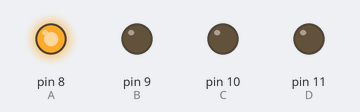
The sketch below on a simulated Arduino Uno, built with avr-gcc and run on an emulated ATmega328P. Shown: output pins drawn as LEDs (lit = HIGH).

Above: at 0.5 s.
At 14.5 s:
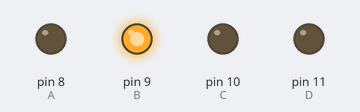
At 25.5 s:
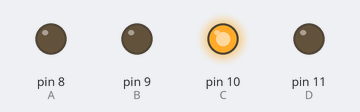
At 49.0 s:
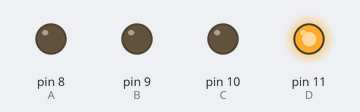
Timing chart, 0 to 66.3 s (numbered marks = the images above):
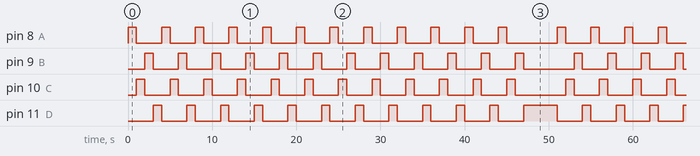

Measured:
- by itself, pin 8 (A), pin 9 (B), pin 10 (C), pin 11 (D): moves between LOW and HIGH, repeating every 51.0 s
- by itself, everything shown: repeats every 51.0 s, in 48 steps

The sketch:

wave_expriment.ino
```cpp
const int A = 8;
const int B = 9;
const int C = 10;
const int D = 11;

int count = 12;

// max speed at 20
const unsigned width = 1000;

void setup() {
  pinMode(A, OUTPUT);
  pinMode(B, OUTPUT);
  pinMode(C, OUTPUT);
  pinMode(D, OUTPUT);
}

void loop() {

  while(count > 0){
  digitalWrite(A, HIGH);
  digitalWrite(B, LOW);
  digitalWrite(C, LOW);
  digitalWrite(D, LOW);
  delay(width);

  digitalWrite(A, LOW);
  digitalWrite(B, LOW);
  digitalWrite(C, HIGH);
  digitalWrite(D, LOW);
  delay(width);

  digitalWrite(A, LOW);
  digitalWrite(B, HIGH);
  digitalWrite(C, LOW);
  digitalWrite(D, LOW);
  delay(width);

  digitalWrite(A, LOW);
  digitalWrite(B, LOW);
  digitalWrite(C, LOW);
  digitalWrite(D, HIGH);
  delay(width);

  --count;
  }

  delay(3000);
  count = 12;
}
```
